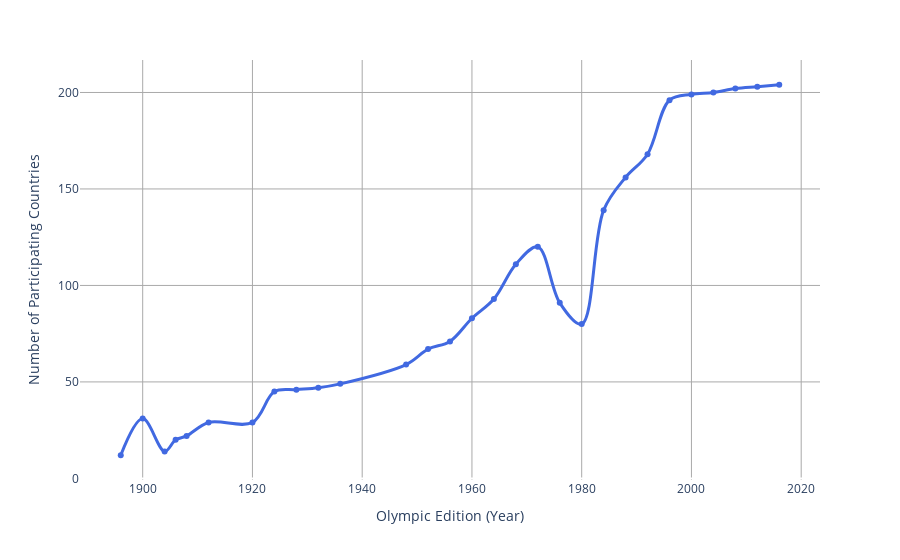

The notebook cell saved with this chart:
### Code cell
nations_over_time = nations_over_time.sort_values(by="Edition")
fig = px.line(
    nations_over_time,
    x="Edition",
    y="No. of Countries",
    markers=True,
    title = None
)

fig.update_traces(line_shape='spline', line=dict(width=3, color='royalblue'))

fig.update_layout(
    plot_bgcolor="white",
    xaxis_title="Olympic Edition (Year)",
    yaxis_title="Number of Participating Countries",
    title_font=dict(size=12, family="Arial", color="black"),
    xaxis=dict(showgrid=True, gridcolor="darkgray"),
    yaxis=dict(showgrid=True, gridcolor="darkgray")
)

fig.show()

### Figure 1 — Plotly figure (JSON) as saved in the notebook; plotly's stock layout.template omitted (floating-point values rounded to 4 significant figures)
{"data": [{"hovertemplate": "Edition=%{x}<br>No. of Countries=%{y}<extra></extra>", "legendgroup": "", "line": {"color": "royalblue", "dash": "solid", "shape": "spline", "width": 3}, "marker": {"symbol": "circle"}, "mode": "lines+markers", "name": "", "orientation": "v", "showlegend": false, "type": "scatter", "x": [1896, 1900, 1904, 1906, 1908, 1912, 1920, 1924, 1928, 1932, 1936, 1948, 1952, 1956, 1960, 1964, 1968, 1972, 1976, 1980, 1984, 1988, 1992, 1996, 2000, 2004, 2008, 2012, 2016], "xaxis": "x", "y": [12, 31, 14, 20, 22, 29, 29, 45, 46, 47, 49, 59, 67, 71, 83, 93, 111, 120, 91, 80, 139, 156, 168, 196, 199, 200, 202, 203, 204], "yaxis": "y"}], "layout": {"legend": {"tracegroupgap": 0}, "margin": {"t": 60}, "plot_bgcolor": "white", "title": {"font": {"color": "black", "family": "Arial", "size": 12}}, "xaxis": {"anchor": "y", "domain": [0, 1], "gridcolor": "darkgray", "showgrid": true, "title": {"text": "Olympic Edition (Year)"}}, "yaxis": {"anchor": "x", "domain": [0, 1], "gridcolor": "darkgray", "showgrid": true, "title": {"text": "Number of Participating Countries"}}}}
